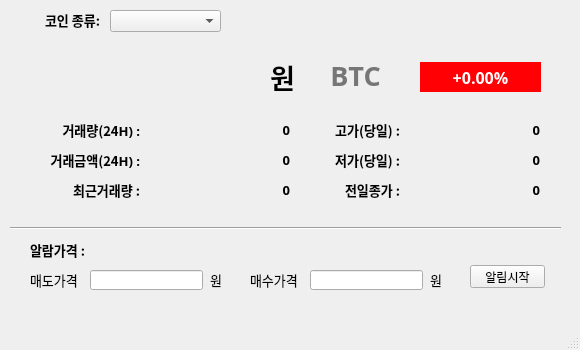
<?xml version="1.0" encoding="UTF-8"?>
<ui version="4.0">
 <class>MainWindow</class>
 <widget class="QMainWindow" name="MainWindow">
  <property name="geometry">
   <rect>
    <x>0</x>
    <y>0</y>
    <width>580</width>
    <height>350</height>
   </rect>
  </property>
  <property name="windowTitle">
   <string>MainWindow</string>
  </property>
  <widget class="QWidget" name="centralwidget">
   <widget class="QLabel" name="market_name">
    <property name="geometry">
     <rect>
      <x>300</x>
      <y>60</y>
      <width>111</width>
      <height>30</height>
     </rect>
    </property>
    <property name="font">
     <font>
      <family>Segoe UI Black</family>
      <pointsize>20</pointsize>
      <weight>75</weight>
      <bold>true</bold>
     </font>
    </property>
    <property name="styleSheet">
     <string notr="true">color:rgb(118, 118, 118);</string>
    </property>
    <property name="text">
     <string>BTC</string>
    </property>
    <property name="alignment">
     <set>Qt::AlignCenter</set>
    </property>
   </widget>
   <widget class="QLabel" name="label_5">
    <property name="geometry">
     <rect>
      <x>320</x>
      <y>120</y>
      <width>80</width>
      <height>20</height>
     </rect>
    </property>
    <property name="font">
     <font>
      <family>맑은 고딕 Semilight</family>
      <pointsize>10</pointsize>
      <weight>75</weight>
      <bold>true</bold>
     </font>
    </property>
    <property name="text">
     <string>고가(당일) :</string>
    </property>
    <property name="alignment">
     <set>Qt::AlignRight|Qt::AlignTrailing|Qt::AlignVCenter</set>
    </property>
   </widget>
   <widget class="QLabel" name="high_price">
    <property name="geometry">
     <rect>
      <x>409</x>
      <y>120</y>
      <width>131</width>
      <height>20</height>
     </rect>
    </property>
    <property name="font">
     <font>
      <family>맑은 고딕 Semilight</family>
      <pointsize>10</pointsize>
      <weight>75</weight>
      <bold>true</bold>
     </font>
    </property>
    <property name="text">
     <string>0</string>
    </property>
    <property name="alignment">
     <set>Qt::AlignRight|Qt::AlignTrailing|Qt::AlignVCenter</set>
    </property>
   </widget>
   <widget class="QLabel" name="label_8">
    <property name="geometry">
     <rect>
      <x>320</x>
      <y>150</y>
      <width>80</width>
      <height>20</height>
     </rect>
    </property>
    <property name="font">
     <font>
      <family>맑은 고딕 Semilight</family>
      <pointsize>10</pointsize>
      <weight>75</weight>
      <bold>true</bold>
     </font>
    </property>
    <property name="text">
     <string>저가(당일) :</string>
    </property>
    <property name="alignment">
     <set>Qt::AlignRight|Qt::AlignTrailing|Qt::AlignVCenter</set>
    </property>
   </widget>
   <widget class="QLabel" name="low_price">
    <property name="geometry">
     <rect>
      <x>409</x>
      <y>150</y>
      <width>131</width>
      <height>20</height>
     </rect>
    </property>
    <property name="font">
     <font>
      <family>맑은 고딕 Semilight</family>
      <pointsize>10</pointsize>
      <weight>75</weight>
      <bold>true</bold>
     </font>
    </property>
    <property name="text">
     <string>0</string>
    </property>
    <property name="alignment">
     <set>Qt::AlignRight|Qt::AlignTrailing|Qt::AlignVCenter</set>
    </property>
   </widget>
   <widget class="QLabel" name="closing_price">
    <property name="geometry">
     <rect>
      <x>409</x>
      <y>180</y>
      <width>131</width>
      <height>20</height>
     </rect>
    </property>
    <property name="font">
     <font>
      <family>맑은 고딕 Semilight</family>
      <pointsize>10</pointsize>
      <weight>75</weight>
      <bold>true</bold>
     </font>
    </property>
    <property name="text">
     <string>0</string>
    </property>
    <property name="alignment">
     <set>Qt::AlignRight|Qt::AlignTrailing|Qt::AlignVCenter</set>
    </property>
   </widget>
   <widget class="QLabel" name="label_13">
    <property name="geometry">
     <rect>
      <x>320</x>
      <y>180</y>
      <width>80</width>
      <height>20</height>
     </rect>
    </property>
    <property name="font">
     <font>
      <family>맑은 고딕 Semilight</family>
      <pointsize>10</pointsize>
      <weight>75</weight>
      <bold>true</bold>
     </font>
    </property>
    <property name="text">
     <string>전일종가 :</string>
    </property>
    <property name="alignment">
     <set>Qt::AlignRight|Qt::AlignTrailing|Qt::AlignVCenter</set>
    </property>
   </widget>
   <widget class="QLabel" name="trade_volume">
    <property name="geometry">
     <rect>
      <x>149</x>
      <y>180</y>
      <width>141</width>
      <height>20</height>
     </rect>
    </property>
    <property name="font">
     <font>
      <family>맑은 고딕 Semilight</family>
      <pointsize>10</pointsize>
      <weight>75</weight>
      <bold>true</bold>
     </font>
    </property>
    <property name="text">
     <string>0</string>
    </property>
    <property name="alignment">
     <set>Qt::AlignRight|Qt::AlignTrailing|Qt::AlignVCenter</set>
    </property>
   </widget>
   <widget class="QLabel" name="label_16">
    <property name="geometry">
     <rect>
      <x>40</x>
      <y>120</y>
      <width>100</width>
      <height>20</height>
     </rect>
    </property>
    <property name="font">
     <font>
      <family>맑은 고딕 Semilight</family>
      <pointsize>10</pointsize>
      <weight>75</weight>
      <bold>true</bold>
     </font>
    </property>
    <property name="text">
     <string>거래량(24H) :</string>
    </property>
    <property name="alignment">
     <set>Qt::AlignRight|Qt::AlignTrailing|Qt::AlignVCenter</set>
    </property>
   </widget>
   <widget class="QLabel" name="label_17">
    <property name="geometry">
     <rect>
      <x>40</x>
      <y>150</y>
      <width>100</width>
      <height>20</height>
     </rect>
    </property>
    <property name="font">
     <font>
      <family>맑은 고딕 Semilight</family>
      <pointsize>10</pointsize>
      <weight>75</weight>
      <bold>true</bold>
     </font>
    </property>
    <property name="text">
     <string>거래금액(24H) :</string>
    </property>
    <property name="alignment">
     <set>Qt::AlignRight|Qt::AlignTrailing|Qt::AlignVCenter</set>
    </property>
   </widget>
   <widget class="QLabel" name="trade_price_24h">
    <property name="geometry">
     <rect>
      <x>149</x>
      <y>150</y>
      <width>141</width>
      <height>20</height>
     </rect>
    </property>
    <property name="font">
     <font>
      <family>맑은 고딕 Semilight</family>
      <pointsize>10</pointsize>
      <weight>75</weight>
      <bold>true</bold>
     </font>
    </property>
    <property name="text">
     <string>0</string>
    </property>
    <property name="alignment">
     <set>Qt::AlignRight|Qt::AlignTrailing|Qt::AlignVCenter</set>
    </property>
   </widget>
   <widget class="QLabel" name="label_20">
    <property name="geometry">
     <rect>
      <x>40</x>
      <y>180</y>
      <width>100</width>
      <height>20</height>
     </rect>
    </property>
    <property name="font">
     <font>
      <family>맑은 고딕 Semilight</family>
      <pointsize>10</pointsize>
      <weight>75</weight>
      <bold>true</bold>
     </font>
    </property>
    <property name="text">
     <string>최근거래량 :</string>
    </property>
    <property name="alignment">
     <set>Qt::AlignRight|Qt::AlignTrailing|Qt::AlignVCenter</set>
    </property>
   </widget>
   <widget class="QLabel" name="trade_volume_24h">
    <property name="geometry">
     <rect>
      <x>149</x>
      <y>120</y>
      <width>141</width>
      <height>20</height>
     </rect>
    </property>
    <property name="font">
     <font>
      <family>맑은 고딕 Semilight</family>
      <pointsize>10</pointsize>
      <weight>75</weight>
      <bold>true</bold>
     </font>
    </property>
    <property name="text">
     <string>0</string>
    </property>
    <property name="alignment">
     <set>Qt::AlignRight|Qt::AlignTrailing|Qt::AlignVCenter</set>
    </property>
   </widget>
   <widget class="QLabel" name="label_23">
    <property name="geometry">
     <rect>
      <x>30</x>
      <y>240</y>
      <width>80</width>
      <height>20</height>
     </rect>
    </property>
    <property name="font">
     <font>
      <family>맑은 고딕 Semilight</family>
      <pointsize>10</pointsize>
      <weight>75</weight>
      <bold>true</bold>
     </font>
    </property>
    <property name="text">
     <string>알람가격 :</string>
    </property>
    <property name="alignment">
     <set>Qt::AlignLeading|Qt::AlignLeft|Qt::AlignVCenter</set>
    </property>
   </widget>
   <widget class="QLabel" name="change_rate">
    <property name="geometry">
     <rect>
      <x>420</x>
      <y>62</y>
      <width>121</width>
      <height>30</height>
     </rect>
    </property>
    <property name="font">
     <font>
      <family>맑은 고딕 Semilight</family>
      <pointsize>12</pointsize>
      <weight>75</weight>
      <bold>true</bold>
     </font>
    </property>
    <property name="styleSheet">
     <string notr="true">background-color:rgb(255, 0, 4);
color:rgb(255, 255, 255);
</string>
    </property>
    <property name="text">
     <string>+0.00%</string>
    </property>
    <property name="alignment">
     <set>Qt::AlignCenter</set>
    </property>
   </widget>
   <widget class="QComboBox" name="coinComboBox">
    <property name="geometry">
     <rect>
      <x>110</x>
      <y>10</y>
      <width>111</width>
      <height>22</height>
     </rect>
    </property>
   </widget>
   <widget class="QLabel" name="label_7">
    <property name="geometry">
     <rect>
      <x>20</x>
      <y>10</y>
      <width>80</width>
      <height>20</height>
     </rect>
    </property>
    <property name="font">
     <font>
      <family>맑은 고딕 Semilight</family>
      <pointsize>10</pointsize>
      <weight>75</weight>
      <bold>true</bold>
     </font>
    </property>
    <property name="text">
     <string>코인 종류:</string>
    </property>
    <property name="alignment">
     <set>Qt::AlignRight|Qt::AlignTrailing|Qt::AlignVCenter</set>
    </property>
   </widget>
   <widget class="QLabel" name="trade_price">
    <property name="geometry">
     <rect>
      <x>34</x>
      <y>62</y>
      <width>261</width>
      <height>30</height>
     </rect>
    </property>
    <property name="font">
     <font>
      <family>맑은 고딕 Semilight</family>
      <pointsize>20</pointsize>
      <weight>75</weight>
      <bold>true</bold>
     </font>
    </property>
    <property name="text">
     <string>원</string>
    </property>
    <property name="alignment">
     <set>Qt::AlignRight|Qt::AlignTrailing|Qt::AlignVCenter</set>
    </property>
   </widget>
   <widget class="QLabel" name="label_24">
    <property name="geometry">
     <rect>
      <x>30</x>
      <y>270</y>
      <width>61</width>
      <height>20</height>
     </rect>
    </property>
    <property name="font">
     <font>
      <family>맑은 고딕 Semilight</family>
      <pointsize>10</pointsize>
      <weight>50</weight>
      <bold>false</bold>
     </font>
    </property>
    <property name="text">
     <string>매도가격</string>
    </property>
    <property name="alignment">
     <set>Qt::AlignLeading|Qt::AlignLeft|Qt::AlignVCenter</set>
    </property>
   </widget>
   <widget class="QLineEdit" name="alarmPrice1">
    <property name="geometry">
     <rect>
      <x>90</x>
      <y>270</y>
      <width>113</width>
      <height>20</height>
     </rect>
    </property>
   </widget>
   <widget class="QLabel" name="label_25">
    <property name="geometry">
     <rect>
      <x>210</x>
      <y>270</y>
      <width>21</width>
      <height>20</height>
     </rect>
    </property>
    <property name="font">
     <font>
      <family>맑은 고딕 Semilight</family>
      <pointsize>10</pointsize>
      <weight>50</weight>
      <bold>false</bold>
     </font>
    </property>
    <property name="text">
     <string>원</string>
    </property>
    <property name="alignment">
     <set>Qt::AlignLeading|Qt::AlignLeft|Qt::AlignVCenter</set>
    </property>
   </widget>
   <widget class="QLineEdit" name="alarmPrice2">
    <property name="geometry">
     <rect>
      <x>310</x>
      <y>270</y>
      <width>113</width>
      <height>20</height>
     </rect>
    </property>
   </widget>
   <widget class="QLabel" name="label_26">
    <property name="geometry">
     <rect>
      <x>430</x>
      <y>270</y>
      <width>21</width>
      <height>20</height>
     </rect>
    </property>
    <property name="font">
     <font>
      <family>맑은 고딕 Semilight</family>
      <pointsize>10</pointsize>
      <weight>50</weight>
      <bold>false</bold>
     </font>
    </property>
    <property name="text">
     <string>원</string>
    </property>
    <property name="alignment">
     <set>Qt::AlignLeading|Qt::AlignLeft|Qt::AlignVCenter</set>
    </property>
   </widget>
   <widget class="QLabel" name="label_27">
    <property name="geometry">
     <rect>
      <x>250</x>
      <y>270</y>
      <width>61</width>
      <height>20</height>
     </rect>
    </property>
    <property name="font">
     <font>
      <family>맑은 고딕 Semilight</family>
      <pointsize>10</pointsize>
      <weight>50</weight>
      <bold>false</bold>
     </font>
    </property>
    <property name="text">
     <string>매수가격</string>
    </property>
    <property name="alignment">
     <set>Qt::AlignLeading|Qt::AlignLeft|Qt::AlignVCenter</set>
    </property>
   </widget>
   <widget class="QPushButton" name="alarmButton">
    <property name="geometry">
     <rect>
      <x>470</x>
      <y>265</y>
      <width>75</width>
      <height>23</height>
     </rect>
    </property>
    <property name="text">
     <string>알림시작</string>
    </property>
   </widget>
   <widget class="Line" name="line">
    <property name="geometry">
     <rect>
      <x>10</x>
      <y>220</y>
      <width>551</width>
      <height>16</height>
     </rect>
    </property>
    <property name="orientation">
     <enum>Qt::Horizontal</enum>
    </property>
   </widget>
  </widget>
  <widget class="QMenuBar" name="menubar">
   <property name="geometry">
    <rect>
     <x>0</x>
     <y>0</y>
     <width>580</width>
     <height>24</height>
    </rect>
   </property>
  </widget>
  <widget class="QStatusBar" name="statusbar"/>
 </widget>
 <resources/>
 <connections/>
</ui>
